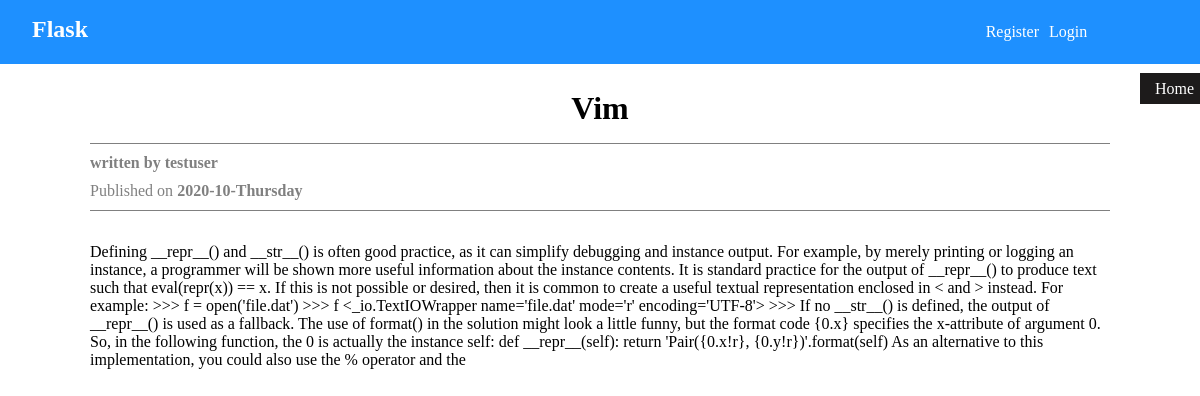
The app's page /detail/2 with its own data.
### flask1/models.py (models this page shows, shortened)
class Post(db.Model):
    id = db.Column(db.Integer, primary_key = True)
    title = db.Column(db.String(40), nullable = False )
    content = db.Column(db.Text, nullable = False )
    date_posted = db.Column(db.DateTime, nullable = False, default = datetime.utcnow)
    user_id = db.Column(db.Integer, db.ForeignKey('user.id'), nullable = False )

class User(db.Model, UserMixin):
    id = db.Column(db.Integer, primary_key = True)
    username = db.Column(db.String(30), unique = True, nullable = False)
    email = db.Column(db.String(30), unique = True, nullable = False)
    password = db.Column(db.String(30), nullable = False )
    post = db.relationship('Post', backref = 'writer', lazy = True)
    def __str__(self):
        return f'{self.username}'

### flask1/blog.py (the view)
@blog.route('/detail/<int:id>', methods = ['GET'])
def detail_page(id):
    post = Post.query.get_or_404(id)
    return render_template('post/detail.html',post = post)

### flask1/auth.py (called while the page is built)
@current_app.before_request
def before_request():
    user_id = session.get('user_id')
    if not user_id:
        g.user = None
    else:
        g.user = User.query.get(user_id)

### flask1/Templates/post/detail.html (shortened to what this page needs)
{% extends 'base.html'%}  {% block style %}
<link rel="stylesheet" href="{{url_for('static', filename = 'detail.css')}}"> {% endblock %} {% block content%}
<div class="contain">
    <div class="inner">
        <div class="post-info">
            <h1>{{post.title}}</h1>
            <span class="span1"><span>written by</span> {{post.writer}}</span>
            <span class="span"><span>Published on</span> {{post.date_posted.strftime('%Y-%m-%A')}}</span>
        </div>
        <p>
            {{post.content}}
        </p>
    </div>
</div>
{% endblock %}

### flask1/static/style.css (style rules this page uses)
* { margin: 0; padding: 0; box-sizing: border-box; }

### flask1/static/detail.css (style rules this page uses)
.contain { width: 100%; display: flex; justify-content: center; }
.inner { width: 85%; margin-top: 1rem; }
.post-info { width: 100%; margin-bottom: 2rem; margin-top: 10px; }
.post-info h1 { text-align: center; }
.post-info h1::first-letter { text-transform: capitalize; }
.post-info .span { display: block; font-weight: bold; color: gray; border-bottom: 1px solid grey; padding-bottom: 10px; }
.post-info .span1 { display: block; font-weight: bold; color: gray; margin-top: 1rem; padding: 10px 0; border-top: 1px solid grey; }
.span span { font-weight: initial; }
.inner p { margin-bottom: 1rem; }
.inner p::first-letter { text-transform: capitalize; }

### records on screen
Post: title "vim", date_posted "2020-10-Thursday", content "Defining __repr__() and __str__() is often good practice, as it can simplify debugging and instance output. For example, by merely printing or logging an instance, a programmer will be shown more useful information about the instance contents. It is standard practice for the output of __repr__() to produce text such that eval(repr(x)) == x. If this is not possible or desired, then it is common to create a useful textual representation enclosed in < and > instead. For example: >>> f = open('file.dat') >>> f <_io.TextIOWrapper name='file.dat' mode='r' encoding='UTF-8'> >>> If no __str__() is defined, the output of __repr__() is used as a fallback. The use of format() in the solution might…"
User: writer "testuser"
